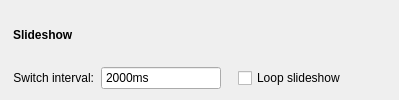
                <widget class="GroupPanel" name="slideshowGroup" native="true">
                 <property name="accessibleName">
                  <string notr="true">SGroup</string>
                 </property>
                 <layout class="QVBoxLayout" name="verticalLayout_18">
                  <property name="spacing">
                   <number>7</number>
                  </property>
                  <property name="leftMargin">
                   <number>13</number>
                  </property>
                  <property name="topMargin">
                   <number>10</number>
                  </property>
                  <property name="rightMargin">
                   <number>13</number>
                  </property>
                  <property name="bottomMargin">
                   <number>10</number>
                  </property>
                  <item>
                   <layout class="QHBoxLayout" name="horizontalLayout_34">
                    <property name="leftMargin">
                     <number>0</number>
                    </property>
                    <property name="topMargin">
                     <number>0</number>
                    </property>
                    <property name="rightMargin">
                     <number>0</number>
                    </property>
                    <property name="bottomMargin">
                     <number>0</number>
                    </property>
                    <item>
                     <widget class="QLabel" name="label_42">
                      <property name="font">
                       <font>
                        <bold>true</bold>
                       </font>
                      </property>
                      <property name="text">
                       <string>Slideshow</string>
                      </property>
                     </widget>
                    </item>
                   </layout>
                  </item>
                  <item>
                   <layout class="QHBoxLayout" name="slideshowGroupContents">
                    <property name="spacing">
                     <number>7</number>
                    </property>
                    <property name="leftMargin">
                     <number>0</number>
                    </property>
                    <property name="topMargin">
                     <number>0</number>
                    </property>
                    <item>
                     <widget class="QLabel" name="label_27">
                      <property name="text">
                       <string>Switch interval:</string>
                      </property>
                      <property name="alignment">
                       <set>Qt::AlignRight|Qt::AlignTrailing|Qt::AlignVCenter</set>
                      </property>
                     </widget>
                    </item>
                    <item>
                     <widget class="QSpinBox" name="slideshowIntervalSpinBox">
                      <property name="sizePolicy">
                       <sizepolicy hsizetype="Minimum" vsizetype="Preferred">
                        <horstretch>0</horstretch>
                        <verstretch>0</verstretch>
                       </sizepolicy>
                      </property>
                      <property name="minimumSize">
                       <size>
                        <width>120</width>
                        <height>24</height>
                       </size>
                      </property>
                      <property name="frame">
                       <bool>true</bool>
                      </property>
                      <property name="alignment">
                       <set>Qt::AlignLeading|Qt::AlignLeft|Qt::AlignVCenter</set>
                      </property>
                      <property name="buttonSymbols">
                       <enum>QAbstractSpinBox::NoButtons</enum>
                      </property>
                      <property name="suffix">
                       <string>ms</string>
                      </property>
                      <property name="minimum">
                       <number>500</number>
                      </property>
                      <property name="maximum">
                       <number>65535</number>
                      </property>
                      <property name="value">
                       <number>2000</number>
                      </property>
                     </widget>
                    </item>
                    <item>
                     <spacer name="horizontalSpacer_27">
                      <property name="orientation">
                       <enum>Qt::Horizontal</enum>
                      </property>
                      <property name="sizeType">
                       <enum>QSizePolicy::Fixed</enum>
                      </property>
                      <property name="sizeHint" stdset="0">
                       <size>
                        <width>10</width>
                        <height>10</height>
                       </size>
                      </property>
                     </spacer>
                    </item>
                    <item>
                     <widget class="QCheckBox" name="loopSlideshowCheckBox">
                      <property name="text">
                       <string>Loop slideshow</string>
                      </property>
                     </widget>
                    </item>
                    <item>
                     <spacer name="horizontalSpacer_16">
                      <property name="orientation">
                       <enum>Qt::Horizontal</enum>
                      </property>
                      <property name="sizeHint" stdset="0">
                       <size>
                        <width>40</width>
                        <height>20</height>
                       </size>
                      </property>
                     </spacer>
                    </item>
                   </layout>
                  </item>
                 </layout>
                </widget>
